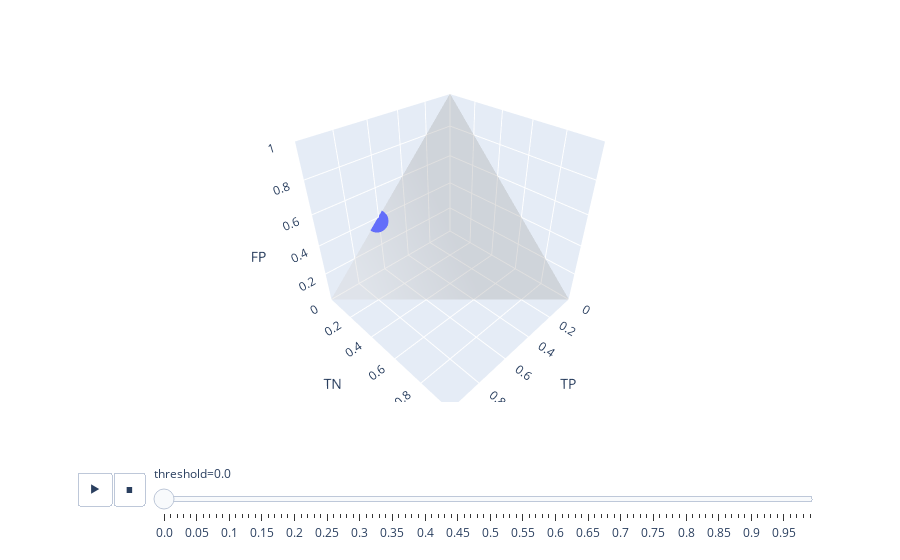

Notebook cell for this chart:
### Code cell
#QUI LA VISUALIZZAZIONE CON LO SLIDER - anche se in effetti non ha troppo senso poi vedendo il random case 

#QUINDI AL VARIARE DEL THRESHOLD COME SI SPOSTA IL PUNTO 
#PER MOSTRARE LA TRAIETTORIA IN MANIERA DINAMICA 


import plotly.express as px 

fig = px.scatter_3d(coords, 
                    x='TP',
                    y='TN',
                    z='FP',
                    animation_frame='threshold',
                    size_max=18,
                    hover_name ='threshold',
                    range_x=[0,1], 
                    range_y=[0,1],
                    range_z=[0,1]) 


fig.update_traces(marker=dict(size=12,
                              line=dict(width=2,
                                        color='yellow')),
                  selector=dict(mode='circle-open'))



fig.add_trace(go.Figure(data=[
    go.Mesh3d(
        x=[0, 0, 0, 1], 
        y=[0, 0, 1, 0],
        z=[0, 1, 0, 0],

        color ='lightgrey',
        
        opacity = 0.2, #for transparency
        
        # i, j and k sono i vertici dei triangoli
        # here we represent the 4 triangles of the tetrahedron surface
        i=[0, 0, 0, 1],
        j=[1, 2, 3, 2],
        k=[2, 3, 1, 3],
        name='y',
        showscale=True
    )
]).data[0])

### Figure 1 — Plotly figure (JSON) as saved in the notebook; plotly's stock layout.template omitted (floating-point values rounded to 4 significant figures)
{"data": [{"hovertemplate": "<b>%{hovertext}</b><br><br>threshold=0.0<br>TP=%{x}<br>TN=%{y}<br>FP=%{z}<extra></extra>", "hovertext": [0], "legendgroup": "", "marker": {"color": "#636efa", "symbol": "circle"}, "mode": "markers", "name": "", "scene": "scene", "showlegend": false, "type": "scatter3d", "x": [0.6172], "y": [0], "z": [0.3828]}, {"color": "lightgrey", "i": [0, 0, 0, 1], "j": [1, 2, 3, 2], "k": [2, 3, 1, 3], "name": "y", "opacity": 0.2, "showscale": true, "type": "mesh3d", "x": [0, 0, 0, 1], "y": [0, 0, 1, 0], "z": [0, 1, 0, 0]}], "layout": {"legend": {"tracegroupgap": 0}, "margin": {"t": 60}, "scene": {"domain": {"x": [0, 1], "y": [0, 1]}, "xaxis": {"range": [0, 1], "title": {"text": "TP"}}, "yaxis": {"range": [0, 1], "title": {"text": "TN"}}, "zaxis": {"range": [0, 1], "title": {"text": "FP"}}}, "sliders": [{"active": 0, "currentvalue": {"prefix": "threshold="}, "len": 0.9, "pad": {"b": 10, "t": 60}, "steps": [{"args": [["0.0"], {"frame": {"duration": 0, "redraw": true}, "fromcurrent": true, "mode": "immediate", "transition": {"duration": 0, "easing": "linear"}}], "label": "0.0", "method": "animate"}, {"args": [["0.01"], {"frame": {"duration": 0, "redraw": true}, "fromcurrent": true, "mode": "immediate", "transition": {"duration": 0, "easing": "linear"}}], "label": "0.01", "method": "animate"}, {"args": [["0.02"], {"frame": {"duration": 0, "redraw": true}, "fromcurrent": true, "mode": "immediate", "transition": {"duration": 0, "easing": "linear"}}], "label": "0.02", "method": "animate"}, {"args": [["0.03"], {"frame": {"duration": 0, "redraw": true}, "fromcurrent": true, "mode": "immediate", "transition": {"duration": 0, "easing": "linear"}}], "label": "0.03", "method": "animate"}, {"args": [["0.04"], {"frame": {"duration": 0, "redraw": true}, "fromcurrent": true, "mode": "immediate", "transition": {"duration": 0, "easing": "linear"}}], "label": "0.04", "method": "animate"}, {"args": [["0.05"], {"frame": {"duration": 0, "redraw": true}, "fromcurrent": true, "mode": "immediate", "transition": {"duration": 0, "easing": "linear"}}], "label": "0.05", "method": "animate"}, {"args": [["0.06"], {"frame": {"duration": 0, "redraw": true}, "fromcurrent": true, "mode": "immediate", "transition": {"duration": 0, "easing": "linear"}}], "label": "0.06", "method": "animate"}, {"args": [["0.07"], {"frame": {"duration": 0, "redraw": true}, "fromcurrent": true, "mode": "immediate", "transition": {"duration": 0, "easing": "linear"}}], "label": "0.07", "method": "animate"}, {"args": [["0.08"], {"frame": {"duration": 0, "redraw": true}, "fromcurrent": true, "mode": "immediate", "transition": {"duration": 0, "easing": "linear"}}], "label": "0.08", "method": "animate"}, {"args": [["0.09"], {"frame": {"duration": 0, "redraw": true}, "fromcurrent": true, "mode": "immediate", "transition": {"duration": 0, "easing": "linear"}}], "label": "0.09", "method": "animate"}, {"args": [["0.1"], {"frame": {"duration": 0, "redraw": true}, "fromcurrent": true, "mode": "immediate", "transition": {"duration": 0, "easing": "linear"}}], "label": "0.1", "method": "animate"}, {"args": [["0.11"], {"frame": {"duration": 0, "redraw": true}, "fromcurrent": true, "mode": "immediate", "transition": {"duration": 0, "easing": "linear"}}], "label": "0.11", "method": "animate"}, {"args": [["0.12"], {"frame": {"duration": 0, "redraw": true}, "fromcurrent": true, "mode": "immediate", "transition": {"duration": 0, "easing": "linear"}}], "label": "0.12", "method": "animate"}, {"args": [["0.13"], {"frame": {"duration": 0, "redraw": true}, "fromcurrent": true, "mode": "immediate", "transition": {"duration": 0, "easing": "linear"}}], "label": "0.13", "method": "animate"}, {"args": [["0.14"], {"frame": {"duration": 0, "redraw": true}, "fromcurrent": true, "mode": "immediate", "transition": {"duration": 0, "easing": "linear"}}], "label": "0.14", "method": "animate"}, {"args": [["0.15"], {"frame": {"duration": 0, "redraw": true}, "fromcurrent": true, "mode": "immediate", "transition": {"duration": 0, "easing": "linear"}}], "label": "0.15", "method": "animate"}, {"args": [["0.16"], {"frame": {"duration": 0, "redraw": true}, "fromcurrent": true, "mode": "immediate", "transition": {"duration": 0, "easing": "linear"}}], "label": "0.16", "method": "animate"}, {"args": [["0.17"], {"frame": {"duration": 0, "redraw": true}, "fromcurrent": true, "mode": "immediate", "transition": {"duration": 0, "easing": "linear"}}], "label": "0.17", "method": "animate"}, {"args": [["0.18"], {"frame": {"duration": 0, "redraw": true}, "fromcurrent": true, "mode": "immediate", "transition": {"duration": 0, "easing": "linear"}}], "label": "0.18", "method": "animate"}, {"args": [["0.19"], {"frame": {"duration": 0, "redraw": true}, "fromcurrent": true, "mode": "immediate", "transition": {"duration": 0, "easing": "linear"}}], "label": "0.19", "method": "animate"}, {"args": [["0.2"], {"frame": {"duration": 0, "redraw": true}, "fromcurrent": true, "mode": "immediate", "transition": {"duration": 0, "easing": "linear"}}], "label": "0.2", "method": "animate"}, {"args": [["0.21"], {"frame": {"duration": 0, "redraw": true}, "fromcurrent": true, "mode": "immediate", "transition": {"duration": 0, "easing": "linear"}}], "label": "0.21", "method": "animate"}, {"args": [["0.22"], {"frame": {"duration": 0, "redraw": true}, "fromcurrent": true, "mode": "immediate", "transition": {"duration": 0, "easing": "linear"}}], "label": "0.22", "method": "animate"}, {"args": [["0.23"], {"frame": {"duration": 0, "redraw": true}, "fromcurrent": true, "mode": "immediate", "transition": {"duration": 0, "easing": "linear"}}], "label": "0.23", "method": "animate"}, {"args": [["0.24"], {"frame": {"duration": 0, "redraw": true}, "fromcurrent": true, "mode": "immediate", "transition": {"duration": 0, "easing": "linear"}}], "label": "0.24", "method": "animate"}, {"args": [["0.25"], {"frame": {"duration": 0, "redraw": true}, "fromcurrent": true, "mode": "immediate", "transition": {"duration": 0, "easing": "linear"}}], "label": "0.25", "method": "animate"}, {"args": [["0.26"], {"frame": {"duration": 0, "redraw": true}, "fromcurrent": true, "mode": "immediate", "transition": {"duration": 0, "easing": "linear"}}], "label": "0.26", "method": "animate"}, {"args": [["0.27"], {"frame": {"duration": 0, "redraw": true}, "fromcurrent": true, "mode": "immediate", "transition": {"duration": 0, "easing": "linear"}}], "label": "0.27", "method": "animate"}, {"args": [["0.28"], {"frame": {"duration": 0, "redraw": true}, "fromcurrent": true, "mode": "immediate", "transition": {"duration": 0, "easing": "linear"}}], "label": "0.28", "method": "animate"}, {"args": [["0.29"], {"frame": {"duration": 0, "redraw": true}, "fromcurrent": true, "mode": "immediate", "transition": {"duration": 0, "easing": "linear"}}], "label": "0.29", "method": "animate"}, {"args": [["0.3"], {"frame": {"duration": 0, "redraw": true}, "fromcurrent": true, "mode": "immediate", "transition": {"duration": 0, "easing": "linear"}}], "label": "0.3", "method": "animate"}, {"args": [["0.31"], {"frame": {"duration": 0, "redraw": true}, "fromcurrent": true, "mode": "immediate", "transition": {"duration": 0, "easing": "linear"}}], "label": "0.31", "method": "animate"}, {"args": [["0.32"], {"frame": {"duration": 0, "redraw": true}, "fromcurrent": true, "mode": "immediate", "transition": {"duration": 0, "easing": "linear"}}], "label": "0.32", "method": "animate"}, {"args": [["0.33"], {"frame": {"duration": 0, "redraw": true}, "fromcurrent": true, "mode": "immediate", "transition": {"duration": 0, "easing": "linear"}}], "label": "0.33", "method": "animate"}, {"args": [["0.34"], {"frame": {"duration": 0, "redraw": true}, "fromcurrent": true, "mode": "immediate", "transition": {"duration": 0, "easing": "linear"}}], "label": "0.34", "method": "animate"}, {"args": [["0.35"], {"frame": {"duration": 0, "redraw": true}, "fromcurrent": true, "mode": "immediate", "transition": {"duration": 0, "easing": "linear"}}], "label": "0.35", "method": "animate"}, {"args": [["0.36"], {"frame": {"duration": 0, "redraw": true}, "fromcurrent": true, "mode": "immediate", "transition": {"duration": 0, "easing": "linear"}}], "label": "0.36", "method": "animate"}, {"args": [["0.37"], {"frame": {"duration": 0, "redraw": true}, "fromcurrent": true, "mode": "immediate", "transition": {"duration": 0, "easing": "linear"}}], "label": "0.37", "method": "animate"}, {"args": [["0.38"], {"frame": {"duration": 0, "redraw": true}, "fromcurrent": true, "mode": "immediate", "transition": {"duration": 0, "easing": "linear"}}], "label": "0.38", "method": "animate"}, {"args": [["0.39"], {"frame": {"duration": 0, "redraw": true}, "fromcurrent": true, "mode": "immediate", "transition": {"duration": 0, "easing": "linear"}}], "label": "0.39", "method": "animate"}, {"args": [["0.4"], {"frame": {"duration": 0, "redraw": true}, "fromcurrent": true, "mode": "immediate", "transition": {"duration": 0, "easing": "linear"}}], "label": "0.4", "method": "animate"}, {"args": [["0.41"], {"frame": {"duration": 0, "redraw": true}, "fromcurrent": true, "mode": "immediate", "transition": {"duration": 0, "easing": "linear"}}], "label": "0.41", "method": "animate"}, {"args": [["0.42"], {"frame": {"duration": 0, "redraw": true}, "fromcurrent": true, "mode": "immediate", "transition": {"duration": 0, "easing": "linear"}}], "label": "0.42", "method": "animate"}, {"args": [["0.43"], {"frame": {"duration": 0, "redraw": true}, "fromcurrent": true, "mode": "immediate", "transition": {"duration": 0, "easing": "linear"}}], "label": "0.43", "method": "animate"}, {"args": [["0.44"], {"frame": {"duration": 0, "redraw": true}, "fromcurrent": true, "mode": "immediate", "transition": {"duration": 0, "easing": "linear"}}], "label": "0.44", "method": "animate"}, {"args": [["0.45"], {"frame": {"duration": 0, "redraw": true}, "fromcurrent": true, "mode": "immediate", "transition": {"duration": 0, "easing": "linear"}}], "label": "0.45", "method": "animate"}, {"args": [["0.46"], {"frame": {"duration": 0, "redraw": true}, "fromcurrent": true, "mode": "immediate", "transition": {"duration": 0, "easing": "linear"}}], "label": "0.46", "method": "animate"}, {"args": [["0.47"], {"frame": {"duration": 0, "redraw": true}, "fromcurrent": true, "mode": "immediate", "transition": {"duration": 0, "easing": "linear"}}], "label": "0.47", "method": "animate"}, {"args": [["0.48"], {"frame": {"duration": 0, "redraw": true}, "fromcurrent": true, "mode": "immediate", "transition": {"duration": 0, "easing": "linear"}}], "label": "0.48", "method": "animate"}, {"args": [["0.49"], {"frame": {"duration": 0, "redraw": true}, "fromcurrent": true, "mode": "immediate", "transition": {"duration": 0, "easing": "linear"}}], "label": "0.49", "method": "animate"}, {"args": [["0.5"], {"frame": {"duration": 0, "redraw": true}, "fromcurrent": true, "mode": "immediate", "transition": {"duration": 0, "easing": "linear"}}], "label": "0.5", "method": "animate"}, {"args": [["0.51"], {"frame": {"duration": 0, "redraw": true}, "fromcurrent": true, "mode": "immediate", "transition": {"duration": 0, "easing": "linear"}}], "label": "0.51", "method": "animate"}, {"args": [["0.52"], {"frame": {"duration": 0, "redraw": true}, "fromcurrent": true, "mode": "immediate", "transition": {"duration": 0, "easing": "linear"}}], "label": "0.52", "method": "animate"}, {"args": [["0.53"], {"frame": {"duration": 0, "redraw": true}, "fromcurrent": true, "mode": "immediate", "transition": {"duration": 0, "easing": "linear"}}], "label": "0.53", "method": "animate"}, {"args": [["0.54"], {"frame": {"duration": 0, "redraw": true}, "fromcurrent": true, "mode": "immediate", "transition": {"duration": 0, "easing": "linear"}}], "label": "0.54", "method": "animate"}, {"args": [["0.55"], {"frame": {"duration": 0, "redraw": true}, "fromcurrent": true, "mode": "immediate", "transition": {"duration": 0, "easing": "linear"}}], "label": "0.55", "method": "animate"}, {"args": [["0.56"], {"frame": {"duration": 0, "redraw": true}, "fromcurrent": true, "mode": "immediate", "transition": {"duration": 0, "easing": "linear"}}], "label": "0.56", "method": "animate"}, {"args": [["0.57"], {"frame": {"duration": 0, "redraw": true}, "fromcurrent": true, "mode": "immediate", "transition": {"duration": 0, "easing": "linear"}}], "label": "0.57", "method": "animate"}, {"args": [["0.58"], {"frame": {"duration": 0, "redraw": true}, "fromcurrent": true, "mode": "immediate", "transition": {"duration": 0, "easing": "linear"}}], "label": "0.58", "method": "animate"}, {"args": [["0.59"], {"frame": {"duration": 0, "redraw": true}, "fromcurrent": true, "mode": "immediate", "transition": {"duration": 0, "easing": "linear"}}], "label": "0.59", "method": "animate"}, {"args": [["0.6"], {"frame": {"duration": 0, "redraw": true}, "fromcurrent": true, "mode": "immediate", "transition": {"duration": 0, "easing": "linear"}}], "label": "0.6", "method": "animate"}, {"args": [["0.61"], {"frame": {"duration": 0, "redraw": true}, "fromcurrent": true, "mode": "immediate", "transition": {"duration": 0, "easing": "linear"}}], "label": "0.61", "method": "animate"}, {"args": [["0.62"], {"frame": {"duration": 0, "redraw": true}, "fromcurrent": true, "mode": "immediate", "transition": {"duration": 0, "easing": "linear"}}], "label": "0.62", "method": "animate"}, {"args": [["0.63"], {"frame": {"duration": 0, "redraw": true}, "fromcurrent": true, "mode": "immediate", "transition": {"duration": 0, "easing": "linear"}}], "label": "0.63", "method": "animate"}, {"args": [["0.64"], {"frame": {"duration": 0, "redraw": true}, "fromcurrent": true, "mode": "immediate", "transition": {"duration": 0, "easing": "linear"}}], "label": "0.64", "method": "animate"}, {"args": [["0.65"], {"frame": {"duration": 0, "redraw": true}, "fromcurrent": true, "mode": "immediate", "transition": {"duration": 0, "easing": "linear"}}], "label": "0.65", "method": "animate"}, {"args": [["0.66"], {"frame": {"duration": 0, "redraw": true}, "fromcurrent": true, "mode": "immediate", "transition": {"duration": 0, "easing": "linear"}}], "label": "0.66", "method": "animate"}, {"args": [["0.67"], {"frame": {"duration": 0, "redraw": true}, "fromcurrent": true, "mode": "immediate", "transition": {"duration": 0, "easing": "linear"}}], "label": "0.67", "method": "animate"}, {"args": [["0.68"], {"frame": {"duration": 0, "redraw": true}, "fromcurrent": true, "mode": "immediate", "transition": {"duration": 0, "easing": "linear"}}], "label": "0.68", "method": "animate"}, {"args": [["0.69"], {"frame": {"duration": 0, "redraw": true}, "fromcurrent": true, "mode": "immediate", "transition": {"duration": 0, "easing": "linear"}}], "label": "0.69", "method": "animate"}, {"args": [["0.7"], {"frame": {"duration": 0, "redraw": true}, "fromcurrent": true, "mode": "immediate", "transition": {"duration": 0, "easing": "linear"}}], "label": "0.7", "method": "animate"}, {"args": [["0.71"], {"frame": {"duration": 0, "redraw": true}, "fromcurrent": true, "mode": "immediate", "transition": {"duration": 0, "easing": "linear"}}], "label": "0.71", "method": "animate"}, {"args": [["0.72"], {"frame": {"duration": 0, "redraw": true}, "fromcurrent": true, "mode": "immediate", "transition": {"duration": 0, "easing": "linear"}}], "label": "0.72", "method": "animate"}, {"args": [["0.73"], {"frame": {"duration": 0, "redraw": true}, "fromcurrent": true, "mode": "immediate", "transition": {"duration": 0, "easing": "linear"}}], "label": "0.73", "method": "animate"}, {"args": [["0.74"], {"frame": {"duration": 0, "redraw": true}, "fromcurrent": true, "mode": "immediate", "transition": {"duration": 0, "easing": "linear"}}], "label": "0.74", "method": "animate"}, {"args": [["0.75"], {"frame": {"duration": 0, "redraw": true}, "fromcurrent": true, "mode": "immediate", "transition": {"duration": 0, "easing": "linear"}}], "label": "0.75", "method": "animate"}, {"args": [["0.76"], {"frame": {"duration": 0, "redraw": true}, "fromcurrent": true, "mode": "immediate", "transition": {"duration": 0, "easing": "linear"}}], "label": "0.76", "method": "animate"}, {"args": [["0.77"], {"frame": {"duration": 0, "redraw": true}, "fromcurrent": true, "mode": "immediate", "transition": {"duration": 0, "easing": "linear"}}], "label": "0.77", "method": "animate"}, {"args": [["0.78"], {"frame": {"duration": 0, "redraw": true}, "fromcurrent": true, "mode": "immediate", "transition": {"duration": 0, "easing": "linear"}}], "label": "0.78", "method": "animate"}, {"args": [["0.79"], {"frame": {"duration": 0, "redraw": true}, "fromcurrent": true, "mode": "immediate", "transition": {"duration": 0, "easing": "linear"}}], "label": "0.79", "method": "animate"}, {"args": [["0.8"], {"frame": {"duration": 0, "redraw": true}, "fromcurrent": true, "mode": "immediate", "transition": {"duration": 0, "easing": "linear"}}], "label": "0.8", "method": "animate"}, {"args": [["0.81"], {"frame": {"duration": 0, "redraw": true}, "fromcurrent": true, "mode": "immediate", "transition": {"duration": 0, "easing": "linear"}}], "label": "0.81", "method": "animate"}, {"args": [["0.82"], {"frame": {"duration": 0, "redraw": true}, "fromcurrent": true, "mode": "immediate", "transition": {"duration": 0, "easing": "linear"}}], "label": "0.82", "method": "animate"}, {"args": [["0.83"], {"frame": {"duration": 0, "redraw": true}, "fromcurrent": true, "mode": "immediate", "transition": {"duration": 0, "easing": "linear"}}], "label": "0.83", "method": "animate"}, {"args": [["0.84"], {"frame": {"duration": 0, "redraw": true}, "fromcurrent": true, "mode": "immediate", "transition": {"duration": 0, "easing": "linear"}}], "label": "0.84", "method": "animate"}, {"args": [["0.85"], {"frame": {"duration": 0, "redraw": true}, "fromcurrent": true, "mode": "immediate", "transition": {"duration": 0, "easing": "linear"}}], "label": "0.85", "method": "animate"}, {"args": [["0.86"], {"frame": {"duration": 0, "redraw": true}, "fromcurrent": true, "mode": "immediate", "transition": {"duration": 0, "easing": "linear"}}], "label": "0.86", "method": "animate"}, {"args": [["0.87"], {"frame": {"duration": 0, "redraw": true}, "fromcurrent": true, "mode": "immediate", "transition": {"duration": 0, "easing": "linear"}}], "label": "0.87", "method": "animate"}, {"args": [["0.88"], {"frame": {"duration": 0, "redraw": true}, "fromcurrent": true, "mode": "immediate", "transition": {"duration": 0, "easing": "linear"}}], "label": "0.88", "method": "animate"}, {"args": [["0.89"], {"frame": {"duration": 0, "redraw": true}, "fromcurrent": true, "mode": "immediate", "transition": {"duration": 0, "easing": "linear"}}], "label": "0.89", "method": "animate"}, {"args": [["0.9"], {"frame": {"duration": 0, "redraw": true}, "fromcurrent": true, "mode": "immediate", "transition": {"duration": 0, "easing": "linear"}}], "label": "0.9", "method": "animate"}, {"args": [["0.91"], {"frame": {"duration": 0, "redraw": true}, "fromcurrent": true, "mode": "immediate", "transition": {"duration": 0, "easing": "linear"}}], "label": "0.91", "method": "animate"}, {"args": [["0.92"], {"frame": {"duration": 0, "redraw": true}, "fromcurrent": true, "mode": "immediate", "transition": {"duration": 0, "easing": "linear"}}], "label": "0.92", "method": "animate"}, {"args": [["0.93"], {"frame": {"duration": 0, "redraw": true}, "fromcurrent": true, "mode": "immediate", "transition": {"duration": 0, "easing": "linear"}}], "label": "0.93", "method": "animate"}, {"args": [["0.94"], {"frame": {"duration": 0, "redraw": true}, "fromcurrent": true, "mode": "immediate", "transition": {"duration": 0, "easing": "linear"}}], "label": "0.94", "method": "animate"}, {"args": [["0.95"], {"frame": {"duration": 0, "redraw": true}, "fromcurrent": true, "mode": "immediate", "transition": {"duration": 0, "easing": "linear"}}], "label": "0.95", "method": "animate"}, {"args": [["0.96"], {"frame": {"duration": 0, "redraw": true}, "fromcurrent": true, "mode": "immediate", "transition": {"duration": 0, "easing": "linear"}}], "label": "0.96", "method": "animate"}, {"args": [["0.97"], {"frame": {"duration": 0, "redraw": true}, "fromcurrent": true, "mode": "immediate", "transition": {"duration": 0, "easing": "linear"}}], "label": "0.97", "method": "animate"}, {"args": [["0.98"], {"frame": {"duration": 0, "redraw": true}, "fromcurrent": true, "mode": "immediate", "transition": {"duration": 0, "easing": "linear"}}], "label": "0.98", "method": "animate"}, {"args": [["0.99"], {"frame": {"duration": 0, "redraw": true}, "fromcurrent": true, "mode": "immediate", "transition": {"duration": 0, "easing": "linear"}}], "label": "0.99", "method": "animate"}], "x": 0.1, "xanchor": "left", "y": 0, "yanchor": "top"}], "updatemenus": [{"buttons": [{"args": [null, {"frame": {"duration": 500, "redraw": true}, "fromcurrent": true, "mode": "immediate", "transition": {"duration": 500, "easing": "linear"}}], "label": "&#9654;", "method": "animate"}, {"args": [[null], {"frame": {"duration": 0, "redraw": true}, "fromcurrent": true, "mode": "immediate", "transition": {"duration": 0, "easing": "linear"}}], "label": "&#9724;", "method": "animate"}], "direction": "left", "pad": {"r": 10, "t": 70}, "showactive": false, "type": "buttons", "x": 0.1, "xanchor": "right", "y": 0, "yanchor": "top"}]}}
